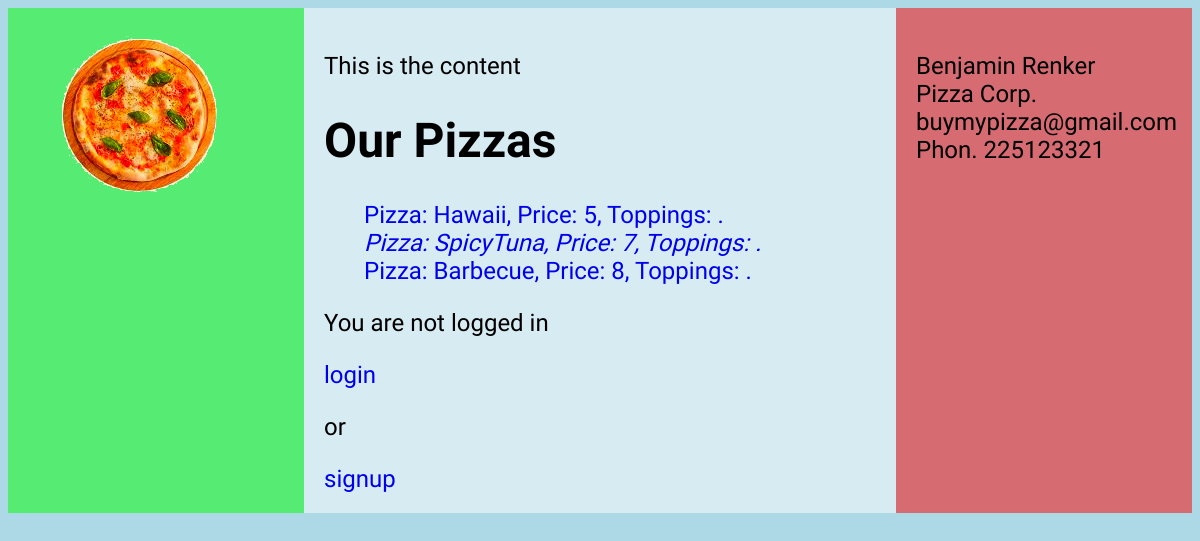
Before: / with the older database file.
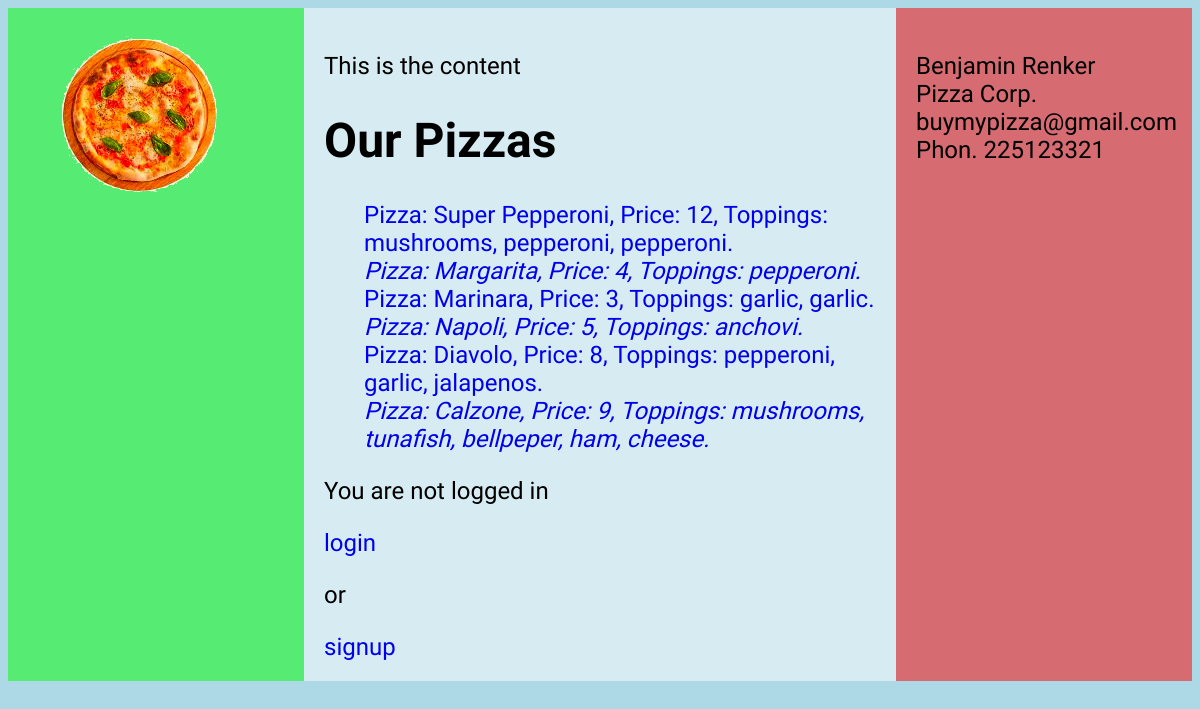
After: the same page with the newer database file.
### orders/models.py (models this page shows)
class Pizza(models.Model):
	name = models.CharField(max_length=64)
	price = models.IntegerField()
	topping = models.ManyToManyField('Topping', through='ToppingAmount', related_name='pizzas', default='none')
	def __str__(self):
		helper = ", ".join(str(seg) for seg in self.topping.all())
		return f"Pizza: {self.name}, Price: {self.price}, Toppings: {helper}."

class Topping(models.Model):
	name = models.CharField(max_length=64)
	def __str__(self):
		return self.name

### orders/views.py (the view)
# urls.py: path("", views.index, name="index"),
def index(request):
    context = {
        "pizzas": Pizza.objects.all()
    }
    return render(request, "orders/index.html", context)

### orders/templates/orders/index.html (shortened to what this page needs)
{% extends 'layout.html' %}
{% block content %}
    <h1>Our Pizzas</h1>
    <ul>
        {% for pizza in pizzas %}
            <li>
                <a href="{% url 'pizza' pizza.id%}">{{ pizza }}</a>
            </li>
        {% endfor %}
    </ul>
{% if user.is_authenticated %}
    Hi {{ user.username }}!
	<p><a href="{% url 'show' %}">Show my shopping Cart</a></p>
    <p><a href="{% url 'logout' %}">logout</a></p>
{% else %}
    <p>You are not logged in</p>
    <a href="{% url 'login' %}">login</a>
    <p>or</p>
    <a href="{% url 'signup' %}">signup</a>
{% endif %}
{% endblock %}

### templates/layout.html (shortened to what this page needs)
<!DOCTYPE html>
<html>
<head>
  {% load static %}
  <link rel="stylesheet" type="text/css" href="{% static '/style.css' %}" />
</head>
<body>
  <main>
    <div class="page">
		<div class="header">
			{% load static %}
			<img src="{% static '/pizzaT.png' %}" alt="My image"/>
		</div>
        <div class="content">
			<p>This is the content</p>
			{% block content %}
			{% endblock %}
		</div>
		<div class="footer">
			<p>Benjamin Renker <br>
			Pizza Corp. <br>
			buymypizza@gmail.com <br>
			Phon. 225123321</p>
		</div>
	</div>
  </main>
</body>
</html>

### orders/static/style.css (style rules this page uses)
html { background-color: lightblue; background-image: url("Colosseum.jpg"); background-repeat: no-repeat; background-size: cover; height: 100%; font-size: 2vw; font-family: 'Calistoga', cursive; }
.page { width: 100%; height: 100%; display: grid; grid-template-columns: 25% 25% 25% 25%; grid-template-rows: 25% 25% 25% 25%; grid-template-areas: "head cont cont foot" "head cont cont foot" "head cont cont foot" "head cont cont foot" }
.header { background-color: rgba(0, 255, 0, 0.5); grid-area: head; }
.content { padding: 20px; background: rgba(255, 255, 255, 0.5); grid-area: cont; }
.footer { padding: 20px; background: rgba(255, 0, 0, 0.5); grid-area: foot; }
li { list-style-type: none; }
li:nth-child(even) { font-style: oblique; }
a { text-decoration: none; }
img { max-width: 100%; height: auto; margin-top: 20px; filter: saturate(200%); }

Changed rows visible on the page:
changed Pizza: id+name+price "Pizza: Hawaii, Price: 5, Toppings: ." → "Pizza: Super Pepperoni, Price: 12, Toppings: mushrooms, pepperoni, pepperoni."
changed Pizza: id+name+price "Pizza: SpicyTuna, Price: 7, Toppings: ." → "Pizza: Margarita, Price: 4, Toppings: pepperoni."
changed Pizza: id+name+price "Pizza: Barbecue, Price: 8, Toppings: ." → "Pizza: Marinara, Price: 3, Toppings: garlic, garlic."
added Pizza: id+name+price "Pizza: Napoli, Price: 5, Toppings: anchovi."
added Pizza: id+name+price "Pizza: Diavolo, Price: 8, Toppings: pepperoni, garlic, jalapenos."
added Pizza: id+name+price "Pizza: Calzone, Price: 9, Toppings: mushrooms, tunafish, bellpeper, ham, cheese."
